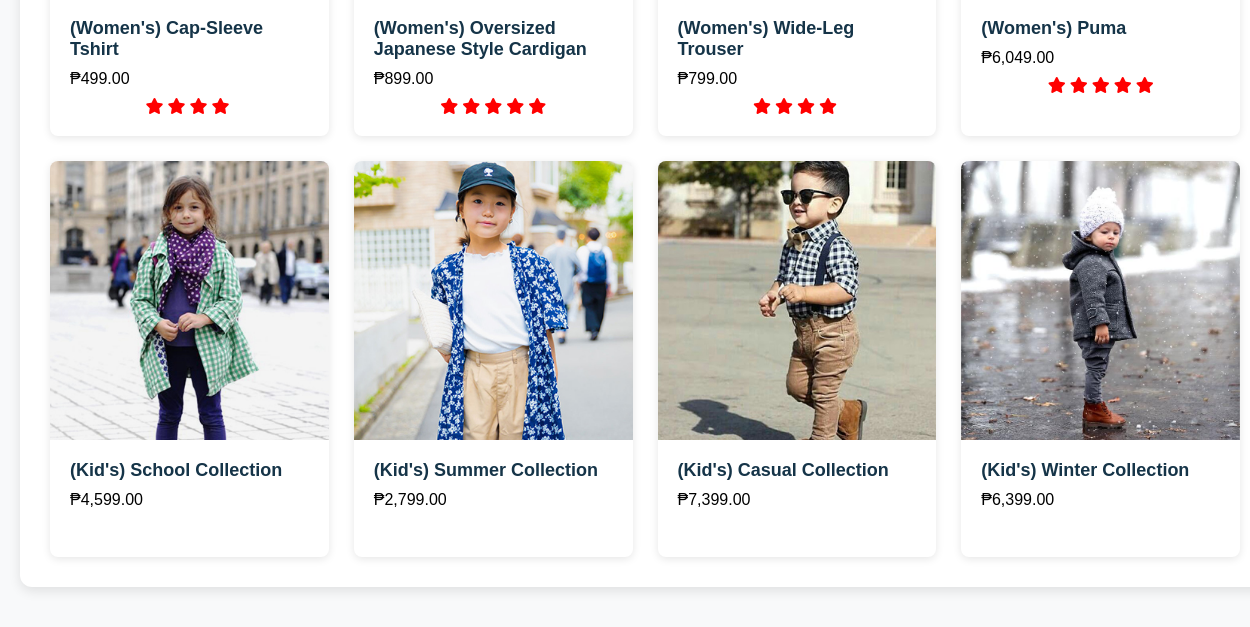
The app's page / (lower part), older data.
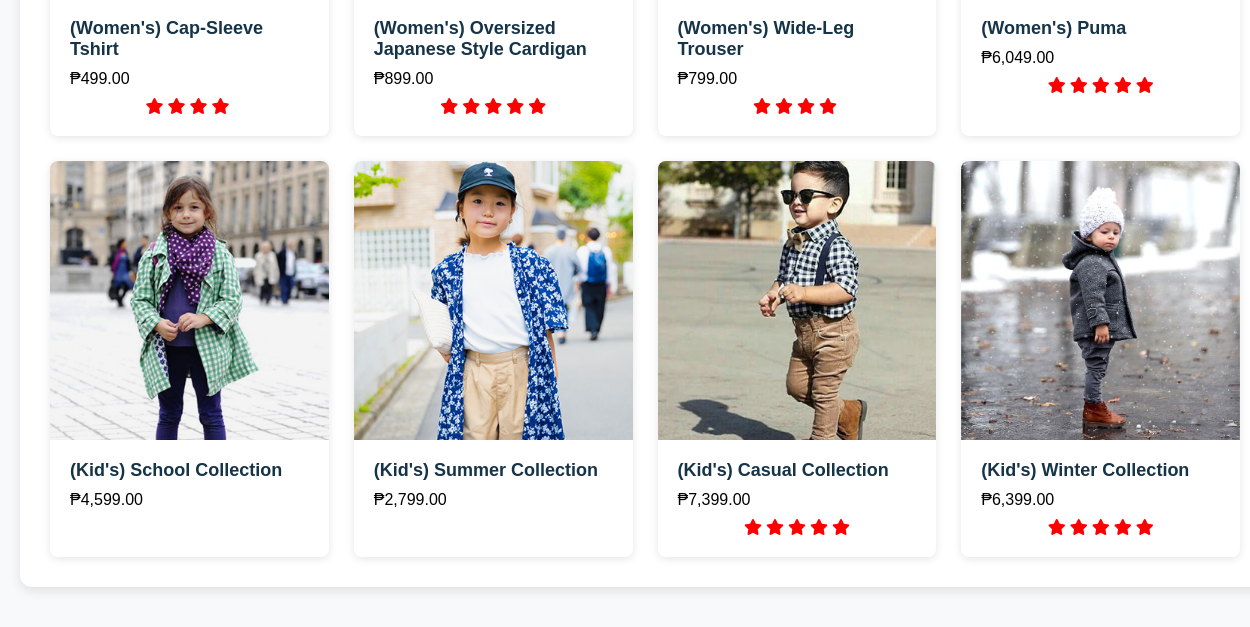
The same page, newer data.
### tables this page shows
CREATE TABLE `products` (
  `id` int(11) NOT NULL,
  `name` varchar(100) NOT NULL,
  `description` text DEFAULT NULL,
  `category` enum('Men''s','Women''s','Kid''s') NOT NULL,
  `price` decimal(10,2) NOT NULL,
  `image` varchar(255) DEFAULT NULL,
  `created_at` timestamp NOT NULL DEFAULT current_timestamp(),
  `rating` float DEFAULT 0,
  `rating_count` int(11) DEFAULT 0,
  `stock` int(11) NOT NULL DEFAULT 0
);

### index.php (the view, shortened to what this page needs)
<?php
require_once 'includes/connection.php';
$preview_stmt = $pdo->query("SELECT * FROM products LIMIT 30");
$preview_products = $preview_stmt->fetchAll(PDO::FETCH_ASSOC);
?>
<!DOCTYPE html>
<html lang="en">
<head>
    <link rel="stylesheet" href="https://cdnjs.cloudflare.com/ajax/libs/font-awesome/6.0.0-beta3/css/all.min.css">
</head>
<body>
    <div class="preview-section" id="preview">
        <div class="preview-container">
            <div class="preview-grid">
                <?php foreach ($preview_products as $product): ?>
                    <div class="preview-item">
                        <div class="thumb">
                            <?php
                            $imagePath = !empty($product['image']) ? 'uploads/' . basename($product['image']) : 'assets/images/default-product-image.jpg';
                            $imageUrl = file_exists($imagePath) ? $imagePath : 'assets/images/default-product-image.jpg';
                            ?>
                            <img src="<?php echo htmlspecialchars($imageUrl); ?>" alt="<?php echo htmlspecialchars($product['name']); ?>">
                        </div>
                        <div class="down-content">
                            <h4><?php echo htmlspecialchars($product['name']); ?></h4>
                            <span>₱<?php echo number_format($product['price'], 2); ?></span>
                            <ul class="stars">
                                <?php
                                $rating = isset($product['rating']) ? floatval($product['rating']) : 0;
                                for ($i = 1; $i <= 5; $i++):
                                    if ($i <= $rating):
                                        echo '<li><i class="fa fa-star"></i></li>';
                                    elseif ($i - 0.5 <= $rating):
                                        echo '<li><i class="fa fa-star-half-o"></i></li>';
                                    else:
                                        echo '<li><i class="fa fa-star-o"></i></li>';
                                    endif;
                                endfor;
                                ?>
                            </ul>
                        </div>
                    </div>
                <?php endforeach; ?>
            </div>
        </div>
    </div>
</body>
</html>

Row changes from the older to the newer data that the page shows:
changed products "(Kid's) Casual Collection": rating 0 → 5 (drawn)
changed products "(Kid's) Winter Collection": rating 0 → 5 (drawn)
